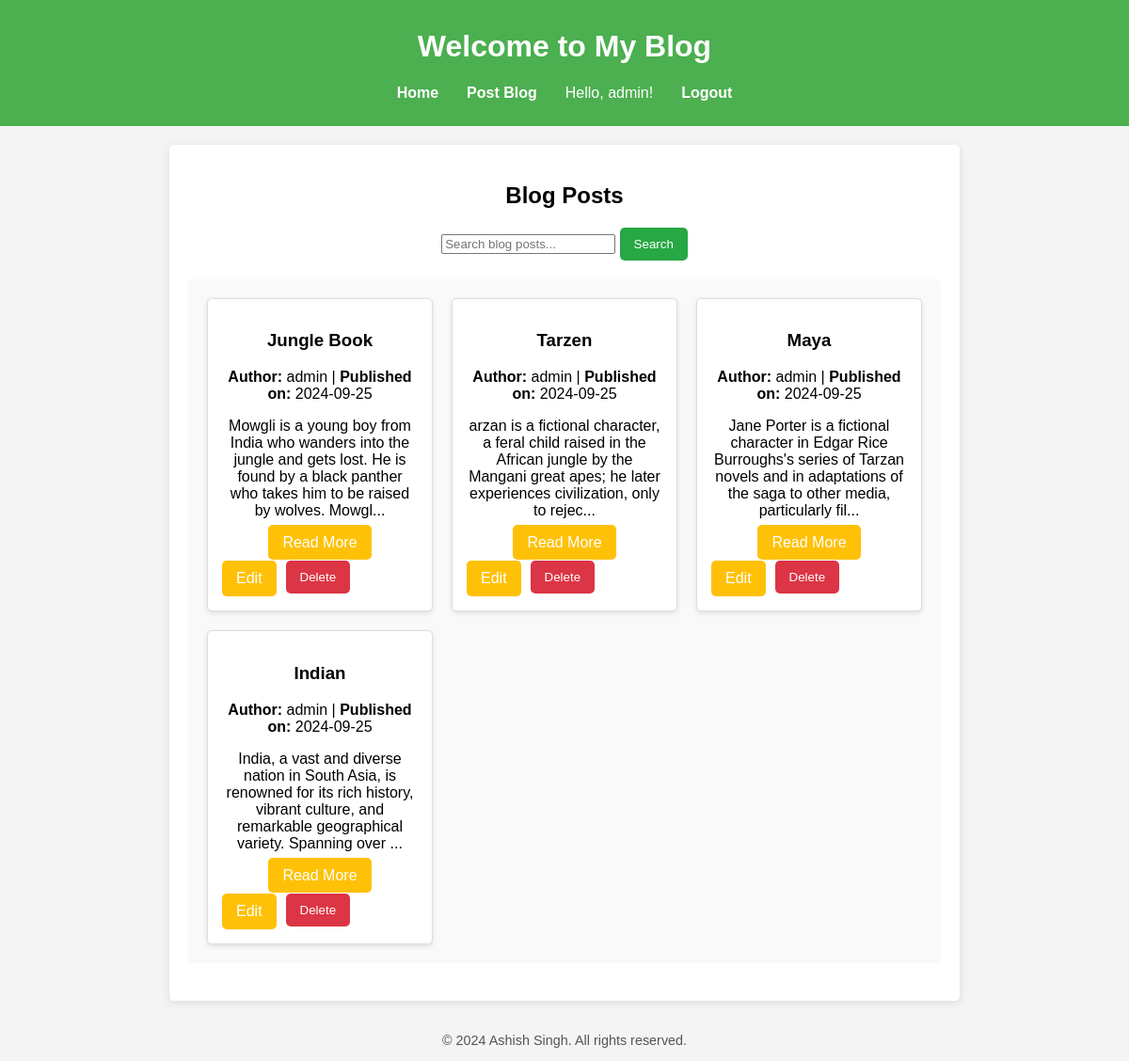
Screenshot of / (signed in) with the database file from the repository.
### app.py (models this page shows, shortened)
class User(UserMixin, db.Model):
    id = db.Column(db.Integer, primary_key=True)
    username = db.Column(db.String(80), unique=True, nullable=False)
    first_name = db.Column(db.String(80), nullable=False)
    last_name = db.Column(db.String(80), nullable=False)
    email = db.Column(db.String(120), unique=True, nullable=False)
    password = db.Column(db.String(128), nullable=False)
    created_at = db.Column(db.DateTime, default=datetime.utcnow)

class BlogPost(db.Model):
    id = db.Column(db.Integer, primary_key=True)
    title = db.Column(db.String(200), nullable=False)
    author = db.Column(db.String(100), nullable=False)
    content = db.Column(db.Text(), nullable=False)
    pub_date = db.Column(db.DateTime, default=datetime.utcnow)
    image_url = db.Column(db.String(200))  # Optional: URL to the image for the blog post

### app.py (the view)
@app.route('/')
def index():
    search_query = request.args.get('search')  # Get the search query from the URL parameters
    if search_query:
        data = BlogPost.query.filter(
            (BlogPost.title.ilike(f'%{search_query}%')) |
            (BlogPost.content.ilike(f'%{search_query}%'))
        ).all()
    else:
        data = BlogPost.query.all()
    return render_template("index.html", data=data)

### app.py (called while the page is built)
@login_manager.user_loader
def load_user(user_id):
    return User.query.get(int(user_id))

### templates/index.html (shortened to what this page needs)
{% extends "base.html" %}
{% block header %}Welcome to My Blog{% endblock header %}
{% block content %}
<h2>Blog Posts</h2>
<form method="GET" action="{{ url_for('index') }}" class="mb-4">
    <input type="text" name="search" placeholder="Search blog posts..." class="form-control" required>
    <button type="submit" class="btn btn-custom-search mt-2">Search</button>
</form>
<div class="blog-container">
    {% if data %}
        <div class="row">
            {% for post in data %}
                <div class="col-md-4">
                    <div class="blog-card">
                        <div class="post-header">
                            <h3>{{ post.title }}</h3>
                            <p class="text-muted">
                                <strong>Author:</strong> {{ post.author }} |
                                <strong>Published on:</strong> {{ post.pub_date.strftime('%Y-%m-%d') }}
                            </p>
                        </div>
                        <div class="post-content">
                            <p>{{ post.content[:150] }}{% if post.content|length > 150 %}...{% endif %}</p>
                        </div>
                        <div class="post-footer">
                            {% if post.content|length > 150 %}
                                <a href="{{ url_for('view_post', post_id=post.id) }}" class="btn btn-warning">Read More</a>
                            {% endif %}
                        </div>
                        <div class="post-actions">
                            <a href="{{ url_for('update_post', post_id=post.id) }}" class="btn btn-warning">Edit</a>
                            <form action="{{ url_for('delete_post', post_id=post.id) }}" method="POST" style="display:inline;">
                                <button type="submit" class="btn btn-danger" onclick="return confirm('Are you sure you want to delete this post?');">Delete</button>
                            </form>
                        </div>
                    </div>
                </div>
            {% endfor %}
        </div>
    {% else %}
        <p>No blog posts available.</p>
    {% endif %}
</div>
{% endblock content %}

### templates/base.html (shortened to what this page needs)
<!DOCTYPE html>
<html lang="en">
<head>
</head>
<body>
    <header>
        <h1>{% block header %}Welcome to Our Homepage{% endblock header %}</h1>
        <nav>
            <ul>
                <li><a href="/">Home</a></li>
                <li><a href="/blog/create">Post Blog</a></li>
                {% if current_user.is_authenticated %}
                    <li><span>Hello, {{ current_user.username }}!</span></li>
                    <li><a href="/logout">Logout</a></li>
                {% else %}
                    <li><a href="/login">Login</a></li>
                    <li><a href="/register">Register</a></li>
                {% endif %}
            </ul>
        </nav>
    </header>
    <main>
        {% block content %}{% endblock %}
    </main>
    <footer>
        <p>&copy; 2024 Ashish Singh. All rights reserved.</p>
    </footer>
</body>
</html>

### templates/base.html (style rules this page uses)
body { font-family: Arial, sans-serif; background-color: #f4f4f4; margin: 0; padding: 0; display: flex; flex-direction: column; min-height: 100vh; }
header { background-color: #4CAF50; color: white; padding: 10px 0; text-align: center; width: 100%; position: relative; z-index: 1000; }
nav { margin-top: 10px; }
nav ul { list-style-type: none; padding: 0; display: flex; justify-content: center; }
nav ul li { margin: 0 15px; }
nav ul li a { color: white; text-decoration: none; font-weight: bold; }
main { margin: 20px auto; text-align: center; max-width: 800px; width: 100%; padding: 20px; background: white; border-radius: 5px; box-shadow: 0 2px 10px rgba(0, 0, 0, 0.1); }
footer { margin-top: auto; text-align: center; font-size: 0.9em; color: #555; }

### templates/index.html (style rules this page uses)
.blog-container { max-width: 1200px; margin: 20px auto; padding: 20px; background-color: #f9f9f9; border-radius: 5px; }
.row { display: flex; flex-wrap: wrap; justify-content: space-between; margin: -10px; }
.col-md-4 { flex: 1 1 calc(33.333% - 20px); margin: 10px; max-width: calc(33.333% - 20px); }
.blog-card { background: #fff; border: 1px solid #ddd; border-radius: 5px; padding: 15px; box-shadow: 0 2px 5px rgba(0, 0, 0, 0.1); transition: transform 0.2s; }
.post-header { margin-bottom: 10px; }
.post-content { margin-bottom: 10px; }
.post-footer { margin-bottom: 10px; }
.post-actions { display: flex; gap: 10px; }
.btn { padding: 10px 15px; border: none; border-radius: 5px; text-decoration: none; color: #fff; cursor: pointer; transition: background-color 0.3s; }
.btn-warning { background-color: #ffc107; }
.btn-danger { background-color: #dc3545; }
.btn-custom-search { background-color: #28a745; border: none; color: white; padding: 10px 15px; border-radius: 5px; cursor: pointer; transition: background-color 0.3s; }

### rows the page displays
User: username "admin"
BlogPost: title "Jungle Book", author "admin", pub_date "2024-09-25", content "Mowgli is a young boy from India who wanders into the jungle and gets lost. He is found by a black panther who takes him to be raised by wolves. Mowgl"
BlogPost: title "Tarzen", author "admin", pub_date "2024-09-25", content "arzan is a fictional character, a feral child raised in the African jungle by the Mangani great apes; he later experiences civilization, only to rejec"
BlogPost: title "Maya", author "admin", pub_date "2024-09-25", content "Jane Porter is a fictional character in Edgar Rice Burroughs's series of Tarzan novels and in adaptations of the saga to other media, particularly fil"
BlogPost: title "Indian", author "admin", pub_date "2024-09-25", content "India, a vast and diverse nation in South Asia, is renowned for its rich history, vibrant culture, and remarkable geographical variety. Spanning over"
